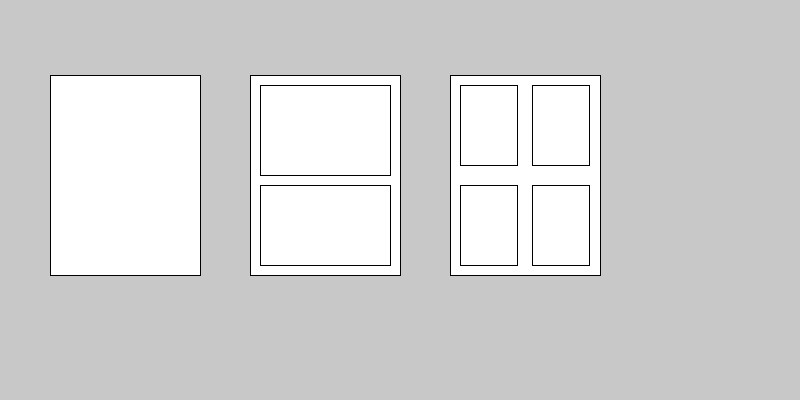
Frame 1 (no input)
Frame 2 (the mouse pressed at the canvas centre, redrawn once): identical to frame 1, image omitted

The Processing sketch that drew this single still picture (run headless with seeded random() and noise(); the mouse was pressed at the canvas centre and the sketch redrawn once):

// Processing sketch: sketch_2
// ── sketch_2.pde
void setup()
{
  size(800,400);
  background(200);
  noLoop();
}

void draw()
{
  //primera ventana
  stroke(0);
  quad( 50,75 , 50,275 , 200,275 , 200,75 );
    
  
  //segunda ventana
  quad( 250,75 , 250,275 , 400,275 , 400,75 );
  //marcos de la segunda ventana
  rectMode(CORNER);
  rect( 260,85 , 130,90);
  rect( 260,185 , 130,80);
  
  //tercera ventana
   quad( 450,75 , 450,275 , 600,275 , 600,75 );
   //marcos de la tercera ventana
  rectMode(CORNER);
  rect( 460,85 , 57,80);
  rect( 532,85 , 57,80);
  rect( 460,185 , 57,80);
  rect( 532,185 , 57,80);
}
